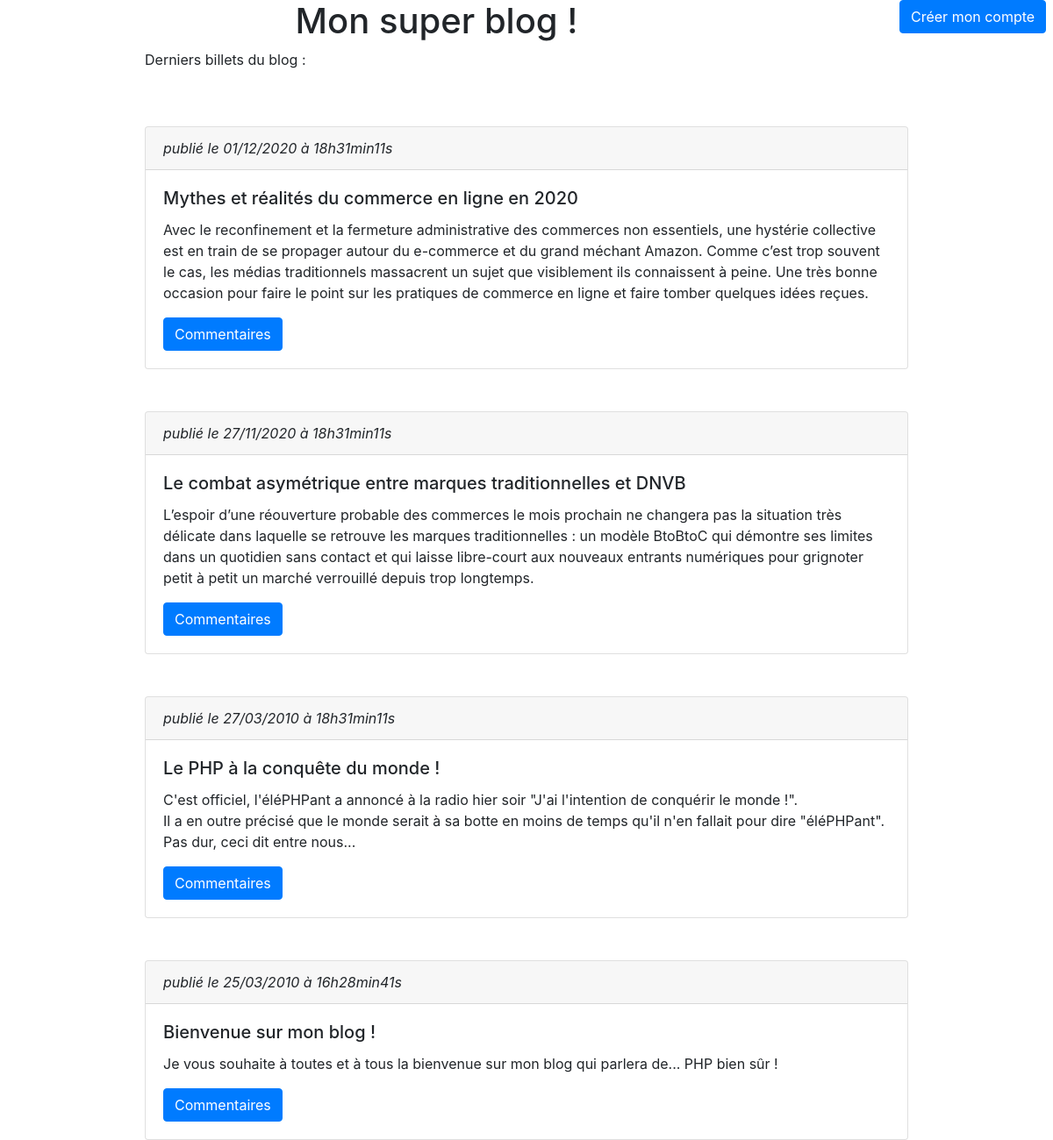
/.history/index_20221124111559.php, run on the app's committed database.
### tables this page shows
CREATE TABLE IF NOT EXISTS `billets` (
  `id` int(11) NOT NULL AUTO_INCREMENT,
  `titre` varchar(255) NOT NULL,
  `contenu` text NOT NULL,
  `date_creation` datetime NOT NULL,
  PRIMARY KEY (`id`)
);

### .history/index_20221124111559.php (the view, shortened to what this page needs)
<!DOCTYPE html>
<html>
    <head>
        <link href="css/bootstrap.css" rel="stylesheet">
	    <link href="css/style.css" rel="stylesheet" />
    </head>
    <body>
    <header>
        <div class="row justify-content-center">
            <div class="col-10">
                <h1>Mon super blog !</h1>
            </div>
            <div class="col-2">
                <a href="createUserStep1.php" class="btn btn-primary">Créer mon compte</a>
            </div>
        </div>
    </header>
    <section class="container-fluid">
        <div class="row justify-content-center">
            <div class="col-9">
                <p>Derniers billets du blog :</p>
            </div>
        </div>
        <div class="row justify-content-center">
            <div class="col-9">
                <?php
                try
                {
                    $db = new PDO('mysql:host=localhost:3306;dbname=blog;charset=utf8', 'root', '');
                    $db->setAttribute(PDO::ATTR_ERRMODE, PDO::ERRMODE_WARNING);
                }
                catch(Exception $e)
                {
                        die('Erreur : '.$e->getMessage());
                }
                $req = $db->query(
                        'SELECT
                            id,
                            titre,
                            contenu,
                            DATE_FORMAT(date_creation, \'%d/%m/%Y à %Hh%imin%ss\') AS date_creation_fr
                        FROM billets
                        ORDER BY date_creation
                        DESC LIMIT 0, 5'
                );
                while ($donnees = $req->fetch()) {
                ?>
                    <div class="card mt-5">
                        <div class="card-header">
                            <em>publié le <?php echo $donnees['date_creation_fr']; ?></em>
                        </div>
                        <div class="card-body">
                            <h5 class="card-title"><?php echo htmlspecialchars($donnees['titre']); ?></h5>
                            <p class="card-text"><?php echo nl2br(htmlspecialchars($donnees['contenu'])); ?></p>
                            <a href="commentaires.php?billet=<?php echo $donnees['id']; ?>" class="btn btn-primary">Commentaires</a>
                        </div>
                    </div>
                <?php
                }
                ?>
            </div>
        </div>
    </section>
</body>
</html>

### css/style.css (style rules this page uses)
h1 { text-align:center; }
a { text-decoration: none; color: blue; }

### data on the page
billets: date_creation_fr "01/12/2020 à 18h31min11s", titre "Mythes et réalités du commerce en ligne en 2020", contenu "Avec le reconfinement et la fermeture administrative des commerces non essentiels, une hystérie collective est en train de se propager autour du e-commerce et du grand méchant Amazon. Comme c’est trop souvent le cas, les médias traditionnels massacrent un sujet que visiblement ils connaissent à peine. Une très bonne occasion pour faire le point sur les pratiques de commerce en ligne et faire tomber quelques idées reçues."
billets: date_creation_fr "27/11/2020 à 18h31min11s", titre "Le combat asymétrique entre marques traditionnelles et DNVB", contenu "L’espoir d’une réouverture probable des commerces le mois prochain ne changera pas la situation très délicate dans laquelle se retrouve les marques traditionnelles : un modèle BtoBtoC qui démontre ses limites dans un quotidien sans contact et qui laisse libre-court aux nouveaux entrants numériques pour grignoter petit à petit un marché verrouillé depuis trop longtemps."
billets: date_creation_fr "27/03/2010 à 18h31min11s", titre "Le PHP à la conquête du monde !", contenu "C'est officiel, l'éléPHPant a annoncé à la radio hier soir \"J'ai l'intention de conquérir le monde !\". Il a en outre précisé que le monde serait à sa botte en moins de temps qu'il n'en fallait pour dire \"éléPHPant\". Pas dur, ceci dit entre nous..."
billets: date_creation_fr "25/03/2010 à 16h28min41s", titre "Bienvenue sur mon blog !", contenu "Je vous souhaite à toutes et à tous la bienvenue sur mon blog qui parlera de... PHP bien sûr !"
